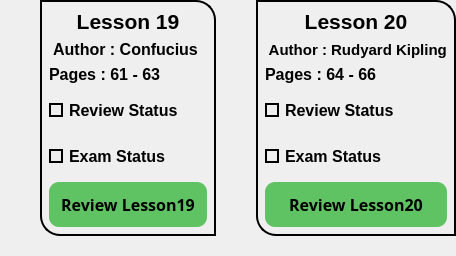
            <widget class="QWidget" name="widget_48" native="true">
             <property name="minimumSize">
              <size>
               <width>0</width>
               <height>0</height>
              </size>
             </property>
             <property name="maximumSize">
              <size>
               <width>16777215</width>
               <height>280</height>
              </size>
             </property>
             <layout class="QHBoxLayout" name="horizontalLayout_12">
              <property name="spacing">
               <number>0</number>
              </property>
              <property name="leftMargin">
               <number>0</number>
              </property>
              <property name="topMargin">
               <number>0</number>
              </property>
              <property name="rightMargin">
               <number>0</number>
              </property>
              <property name="bottomMargin">
               <number>0</number>
              </property>
              <item>
               <widget class="QWidget" name="widget_53" native="true">
                <property name="styleSheet">
                 <string notr="true"/>
                </property>
                <layout class="QVBoxLayout" name="verticalLayout_41">
                 <property name="spacing">
                  <number>0</number>
                 </property>
                 <property name="leftMargin">
                  <number>40</number>
                 </property>
                 <property name="topMargin">
                  <number>0</number>
                 </property>
                 <property name="rightMargin">
                  <number>0</number>
                 </property>
                 <property name="bottomMargin">
                  <number>20</number>
                 </property>
                 <item>
                  <widget class="QWidget" name="widget_54" native="true">
                   <property name="styleSheet">
                    <string notr="true">border-bottom-left-radius:20px;
border-top-right-radius:20px;
border:2px solid black;
</string>
                   </property>
                   <layout class="QVBoxLayout" name="verticalLayout_42">
                    <item>
                     <widget class="QLabel" name="label_56">
                      <property name="font">
                       <font>
                        <family>Tahoma</family>
                        <pointsize>16</pointsize>
                        <bold>true</bold>
                       </font>
                      </property>
                      <property name="styleSheet">
                       <string notr="true">color:black;
border:none;</string>
                      </property>
                      <property name="text">
                       <string>Lesson 19</string>
                      </property>
                      <property name="alignment">
                       <set>Qt::AlignCenter</set>
                      </property>
                     </widget>
                    </item>
                    <item>
                     <widget class="QLabel" name="label_57">
                      <property name="minimumSize">
                       <size>
                        <width>0</width>
                        <height>5</height>
                       </size>
                      </property>
                      <property name="font">
                       <font>
                        <family>Tahoma</family>
                        <pointsize>12</pointsize>
                        <bold>true</bold>
                       </font>
                      </property>
                      <property name="styleSheet">
                       <string notr="true">color:black;
border:none;</string>
                      </property>
                      <property name="text">
                       <string> Author : Confucius  </string>
                      </property>
                      <property name="alignment">
                       <set>Qt::AlignCenter</set>
                      </property>
                     </widget>
                    </item>
                    <item>
                     <widget class="QLabel" name="label_58">
                      <property name="minimumSize">
                       <size>
                        <width>0</width>
                        <height>0</height>
                       </size>
                      </property>
                      <property name="font">
                       <font>
                        <family>Tahoma</family>
                        <pointsize>12</pointsize>
                        <bold>true</bold>
                       </font>
                      </property>
                      <property name="styleSheet">
                       <string notr="true">color:black;
border:none;</string>
                      </property>
                      <property name="text">
                       <string>Pages : 61 - 63</string>
                      </property>
                      <property name="alignment">
                       <set>Qt::AlignBottom|Qt::AlignLeading|Qt::AlignLeft</set>
                      </property>
                     </widget>
                    </item>
                    <item>
                     <widget class="QCheckBox" name="checkBox37">
                      <property name="minimumSize">
                       <size>
                        <width>0</width>
                        <height>40</height>
                       </size>
                      </property>
                      <property name="font">
                       <font>
                        <family>Tahoma</family>
                        <pointsize>12</pointsize>
                        <bold>true</bold>
                       </font>
                      </property>
                      <property name="contextMenuPolicy">
                       <enum>Qt::DefaultContextMenu</enum>
                      </property>
                      <property name="layoutDirection">
                       <enum>Qt::LeftToRight</enum>
                      </property>
                      <property name="styleSheet">
                       <string notr="true">QCheckBox::indicator {
	border:2px solid black;	

}
QCheckBox::indicator:checked {
    background-color: qradialgradient(spread:pad, 
                            cx:0.5,
                            cy:0.5,
                            radius:0.9,
                            fx:0.5,
                            fy:0.5,
                            stop:0 rgba(0, 255, 0, 255), 
                            stop:1 rgba(0, 64, 0, 255));
}

QCheckBox{
	color:black;
	border:none;
}
</string>
                      </property>
                      <property name="text">
                       <string>Review Status</string>
                      </property>
                      <property name="iconSize">
                       <size>
                        <width>40</width>
                        <height>40</height>
                       </size>
                      </property>
                      <property name="tristate">
                       <bool>false</bool>
                      </property>
                     </widget>
                    </item>
                    <item>
                     <widget class="QCheckBox" name="checkBox38">
                      <property name="minimumSize">
                       <size>
                        <width>0</width>
                        <height>40</height>
                       </size>
                      </property>
                      <property name="font">
                       <font>
                        <family>Tahoma</family>
                        <pointsize>12</pointsize>
                        <bold>true</bold>
                       </font>
                      </property>
                      <property name="styleSheet">
                       <string notr="true">QCheckBox::indicator {
	border:2px solid black;	
}
QCheckBox::indicator:checked {
    background-color: qradialgradient(spread:pad, 
                            cx:0.5,
                            cy:0.5,
                            radius:0.9,
                            fx:0.5,
                            fy:0.5,
                            stop:0 rgba(0, 255, 0, 255), 
                            stop:1 rgba(0, 64, 0, 255));
}
QCheckBox{
	color:black;
	border:none;
}</string>
                      </property>
                      <property name="text">
                       <string>Exam Status</string>
                      </property>
                     </widget>
                    </item>
                    <item>
                     <widget class="QPushButton" name="btn19">
                      <property name="minimumSize">
                       <size>
                        <width>0</width>
                        <height>45</height>
                       </size>
                      </property>
                      <property name="font">
                       <font>
                        <family>Sitka Small Semibold</family>
                        <pointsize>12</pointsize>
                        <bold>true</bold>
                       </font>
                      </property>
                      <property name="cursor">
                       <cursorShape>PointingHandCursor</cursorShape>
                      </property>
                      <property name="styleSheet">
                       <string notr="true">border:none;
border-radius:10px;
color:black;
background-color: rgb(96, 195, 99);</string>
                      </property>
                      <property name="text">
                       <string>Review Lesson19</string>
                      </property>
                     </widget>
                    </item>
                   </layout>
                  </widget>
                 </item>
                </layout>
               </widget>
              </item>
              <item>
               <widget class="QWidget" name="widget_55" native="true">
                <property name="styleSheet">
                 <string notr="true"/>
                </property>
                <layout class="QVBoxLayout" name="verticalLayout_43">
                 <property name="spacing">
                  <number>0</number>
                 </property>
                 <property name="leftMargin">
                  <number>40</number>
                 </property>
                 <property name="topMargin">
                  <number>0</number>
                 </property>
                 <property name="rightMargin">
                  <number>0</number>
                 </property>
                 <property name="bottomMargin">
                  <number>20</number>
                 </property>
                 <item>
                  <widget class="QWidget" name="widget_56" native="true">
                   <property name="styleSheet">
                    <string notr="true">border-bottom-left-radius:20px;
border-top-right-radius:20px;
border:2px solid black;
</string>
                   </property>
                   <layout class="QVBoxLayout" name="verticalLayout_44">
                    <item>
                     <widget class="QLabel" name="label_59">
                      <property name="font">
                       <font>
                        <family>Tahoma</family>
                        <pointsize>16</pointsize>
                        <bold>true</bold>
                       </font>
                      </property>
                      <property name="styleSheet">
                       <string notr="true">color:black;
border:none;</string>
                      </property>
                      <property name="text">
                       <string>Lesson 20</string>
                      </property>
                      <property name="alignment">
                       <set>Qt::AlignCenter</set>
                      </property>
                     </widget>
                    </item>
                    <item>
                     <widget class="QLabel" name="label_60">
                      <property name="minimumSize">
                       <size>
                        <width>0</width>
                        <height>5</height>
                       </size>
                      </property>
                      <property name="font">
                       <font>
                        <family>Tahoma</family>
                        <pointsize>11</pointsize>
                        <bold>true</bold>
                       </font>
                      </property>
                      <property name="styleSheet">
                       <string notr="true">color:black;
border:none;</string>
                      </property>
                      <property name="text">
                       <string> Author : Rudyard Kipling</string>
                      </property>
                      <property name="alignment">
                       <set>Qt::AlignCenter</set>
                      </property>
                     </widget>
                    </item>
                    <item>
                     <widget class="QLabel" name="label_61">
                      <property name="minimumSize">
                       <size>
                        <width>0</width>
                        <height>0</height>
                       </size>
                      </property>
                      <property name="font">
                       <font>
                        <family>Tahoma</family>
                        <pointsize>12</pointsize>
                        <bold>true</bold>
                       </font>
                      </property>
                      <property name="styleSheet">
                       <string notr="true">color:black;
border:none;</string>
                      </property>
                      <property name="text">
                       <string>Pages : 64 - 66</string>
                      </property>
                      <property name="alignment">
                       <set>Qt::AlignBottom|Qt::AlignLeading|Qt::AlignLeft</set>
                      </property>
                     </widget>
                    </item>
                    <item>
                     <widget class="QCheckBox" name="checkBox39">
                      <property name="minimumSize">
                       <size>
                        <width>0</width>
                        <height>40</height>
                       </size>
                      </property>
                      <property name="font">
                       <font>
                        <family>Tahoma</family>
                        <pointsize>12</pointsize>
                        <bold>true</bold>
                       </font>
                      </property>
                      <property name="layoutDirection">
                       <enum>Qt::LeftToRight</enum>
                      </property>
                      <property name="styleSheet">
                       <string notr="true">QCheckBox::indicator {
	border:2px solid black;	

}
QCheckBox::indicator:checked {
    background-color: qradialgradient(spread:pad, 
                            cx:0.5,
                            cy:0.5,
                            radius:0.9,
                            fx:0.5,
                            fy:0.5,
                            stop:0 rgba(0, 255, 0, 255), 
                            stop:1 rgba(0, 64, 0, 255));
}

QCheckBox{
	color:black;
	border:none;
}
</string>
                      </property>
                      <property name="text">
                       <string>Review Status</string>
                      </property>
                      <property name="iconSize">
                       <size>
                        <width>40</width>
                        <height>40</height>
                       </size>
                      </property>
                      <property name="tristate">
                       <bool>false</bool>
                      </property>
                     </widget>
                    </item>
                    <item>
                     <widget class="QCheckBox" name="checkBox40">
                      <property name="minimumSize">
                       <size>
                        <width>0</width>
                        <height>40</height>
                       </size>
                      </property>
                      <property name="font">
                       <font>
                        <family>Tahoma</family>
                        <pointsize>12</pointsize>
                        <bold>true</bold>
                       </font>
                      </property>
                      <property name="styleSheet">
                       <string notr="true">QCheckBox::indicator {
	border:2px solid black;	
}
QCheckBox::indicator:checked {
    background-color: qradialgradient(spread:pad, 
                            cx:0.5,
                            cy:0.5,
                            radius:0.9,
                            fx:0.5,
                            fy:0.5,
                            stop:0 rgba(0, 255, 0, 255), 
                            stop:1 rgba(0, 64, 0, 255));
}
QCheckBox{
	color:black;
	border:none;
}</string>
                      </property>
                      <property name="text">
                       <string>Exam Status</string>
                      </property>
                     </widget>
                    </item>
                    <item>
                     <widget class="QPushButton" name="btn20">
                      <property name="minimumSize">
                       <size>
                        <width>0</width>
                        <height>45</height>
                       </size>
                      </property>
                      <property name="font">
                       <font>
                        <family>Sitka Small Semibold</family>
                        <pointsize>12</pointsize>
                        <bold>true</bold>
                       </font>
                      </property>
                      <property name="cursor">
                       <cursorShape>PointingHandCursor</cursorShape>
                      </property>
                      <property name="styleSheet">
                       <string notr="true">border:none;
border-radius:10px;
color:black;
background-color: rgb(96, 195, 99);</string>
                      </property>
                      <property name="text">
                       <string>Review Lesson20</string>
                      </property>
                     </widget>
                    </item>
                   </layout>
                  </widget>
                 </item>
                </layout>
               </widget>
              </item>
             </layout>
            </widget>
